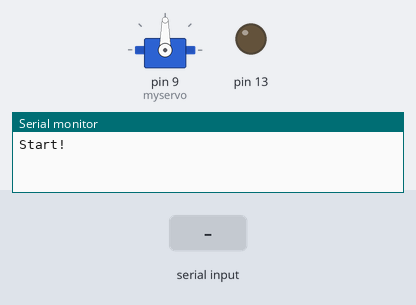
This sketch was run on a simulated Arduino Leonardo, built with avr-gcc and run on an emulated ATmega32U4. On the bench: servo, output pins drawn as LEDs (lit = HIGH), the last lines printed to the serial monitor. The test bench sets the inputs (shaded band).

Above: at 1.8 s.
1.9 s: "0" received over Serial
At 3.2 s:
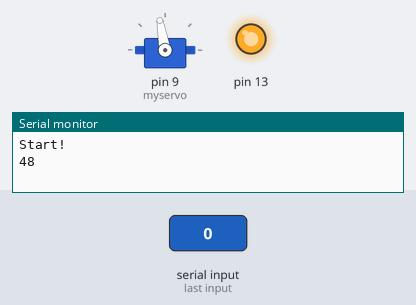
3.5 s: byte 0 (0) received over Serial
At 4.3 s:
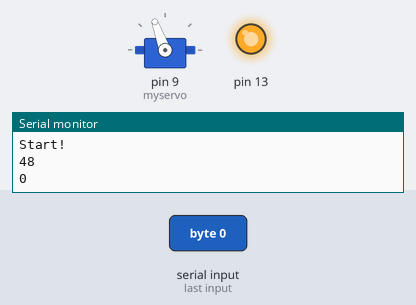
5.0 s: byte 1 (1) received over Serial
At 5.5 s:
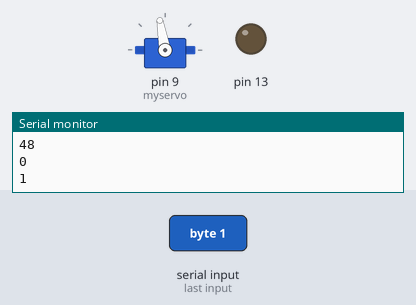
6.5 s: "1" received over Serial
At 7.8 s:
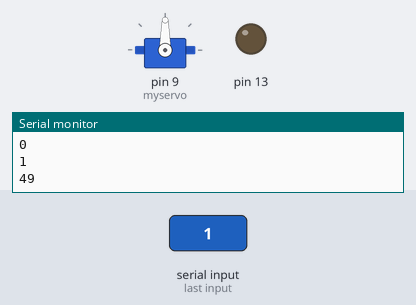
Timing chart, 0 to 9.0 s (numbered marks = the images above; inputs shaded):
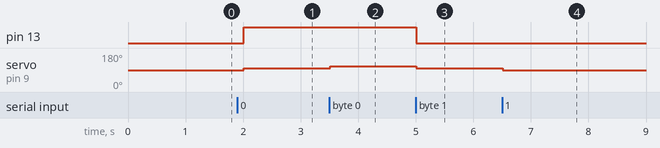

Measured:
- after the input at 1.9 s, pin 13: LOW → HIGH after 0.11 s; servo on pin 9 (myservo): 90° → 100° after 0.11 s
- after the input at 3.5 s, servo on pin 9 (myservo): 100° → 110° at once
- after the input at 5.0 s, pin 13: HIGH → LOW at once; servo on pin 9 (myservo): 110° → 100° at once
- after the input at 6.5 s, servo on pin 9 (myservo): 100° → 90° at once

The sketch:

sketch_SerialTest.ino
```cpp
#include <SoftwareSerial.h>
#include <Servo.h>

Servo myservo;
int curPos = 90;
void setup()
{
	Serial.begin(19200);
	while (!Serial) {
		; // wait for serial port to connect. Needed for Leonardo only
	}
	myservo.attach(9);
	myservo.write(curPos);
	pinMode(13, OUTPUT);
	Serial.println("Start!");
}

void loop()
{
	if (Serial.available())
	{
		int k = Serial.read();
		if (k == '1')
		{
			digitalWrite(13, LOW);
			curPos -= 10;
		}
		if (k == '0')
		{
			digitalWrite(13, HIGH);
			curPos += 10;
		}
		if (k == 1)
		{
			digitalWrite(13, LOW);
			curPos -= 10;
		}
		if (k == 0)
		{
			digitalWrite(13, HIGH);
			curPos += 10;
		}
		myservo.write(curPos);
		Serial.println(k);
		delay(500);
	}
	delay(500);
}
```
